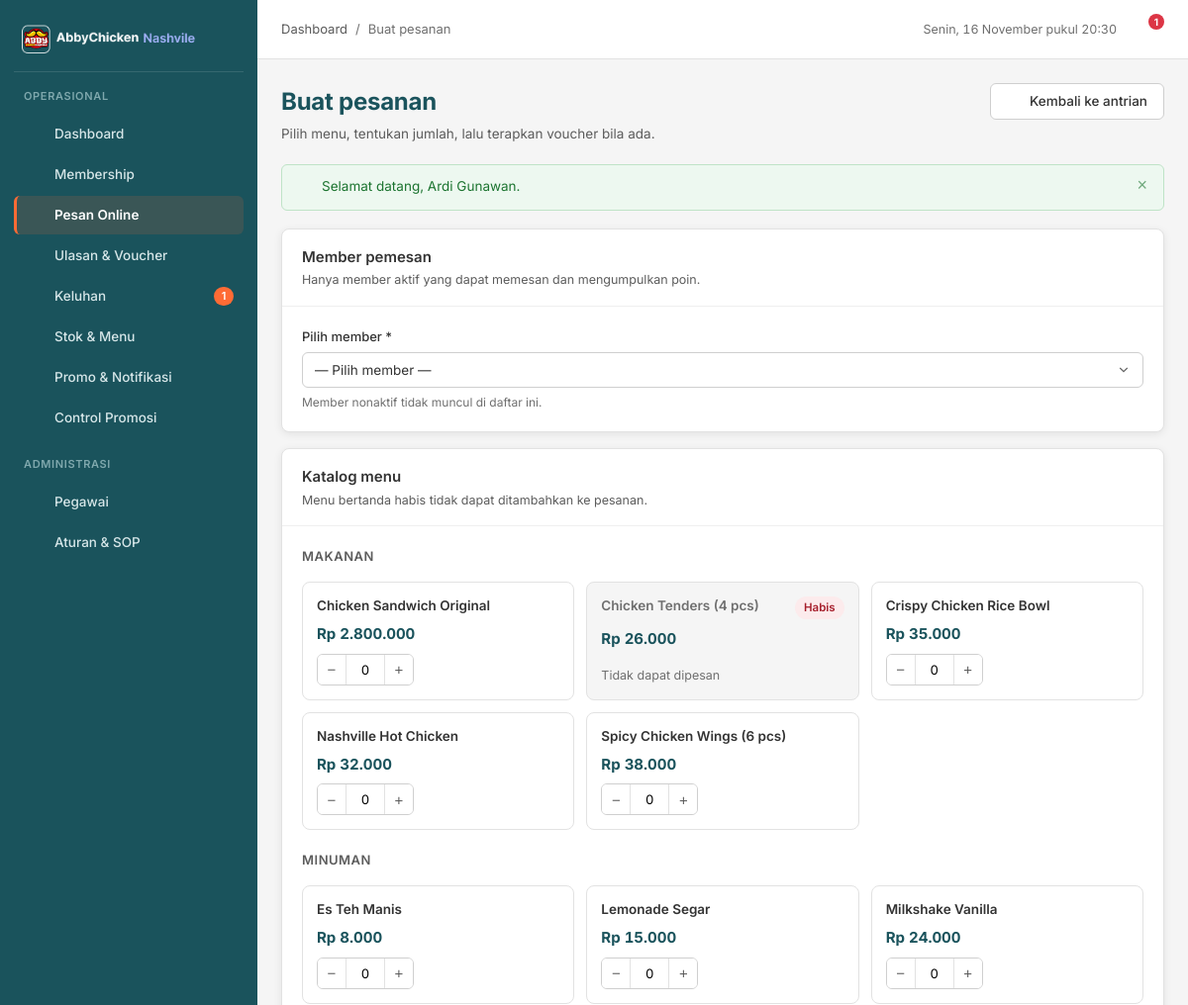
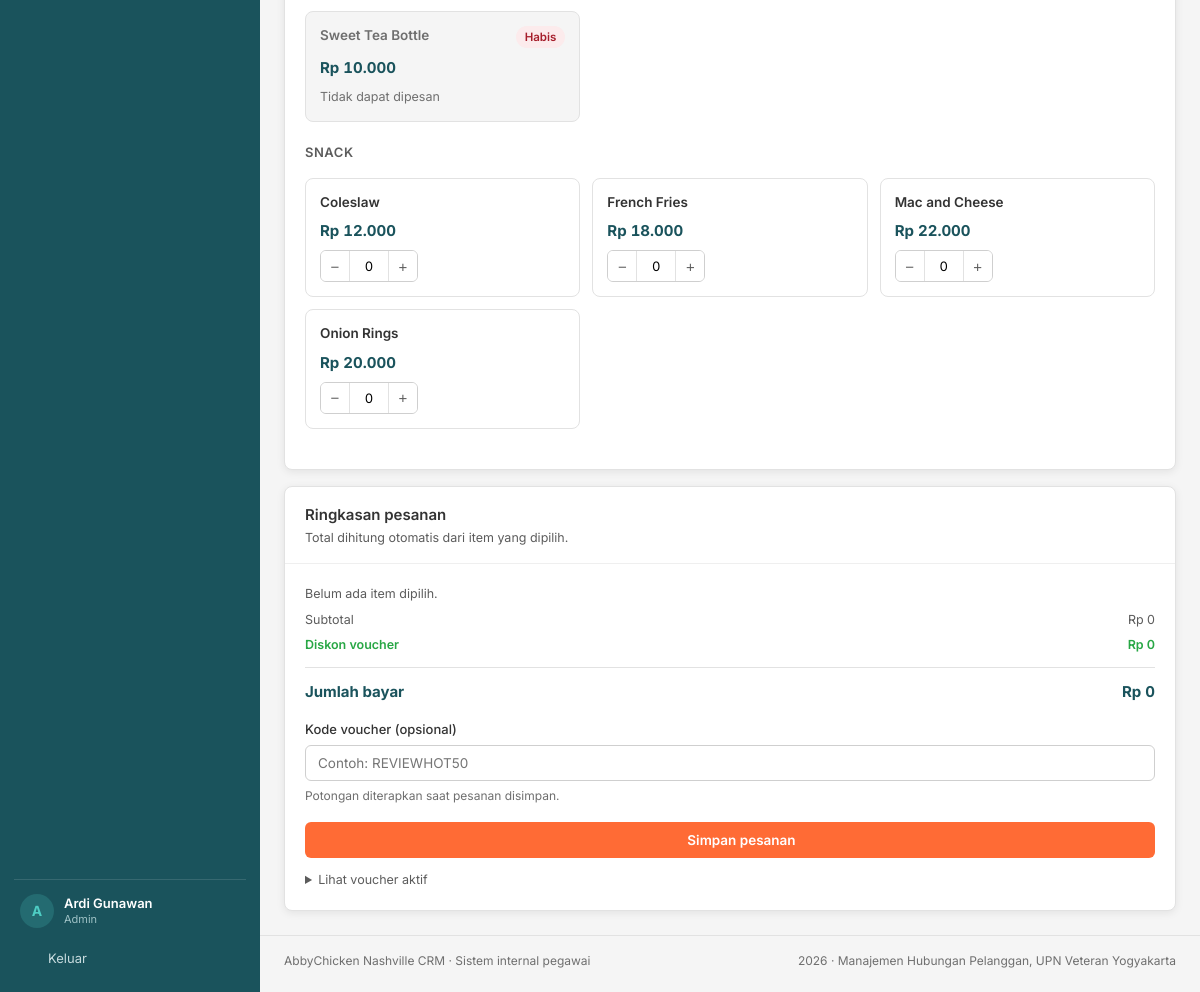
/pages/orders/buat.php (signed in), run on the app's committed database (2 pictures, top to bottom).
### tables this page shows
CREATE TABLE `menu` (
  `menu_id` int(11) NOT NULL AUTO_INCREMENT,
  `name` varchar(100) NOT NULL,
  `kategori` varchar(50) NOT NULL,
  `harga` decimal(10,2) NOT NULL,
  `status_ketersediaan` enum('tersedia','tidak tersedia') NOT NULL DEFAULT 'tersedia',
  `updated_at` timestamp NOT NULL DEFAULT current_timestamp() ON UPDATE current_timestamp(),
  PRIMARY KEY (`menu_id`),
  KEY `idx_menu_kategori` (`kategori`),
  KEY `idx_menu_status` (`status_ketersediaan`)
);

### pages/orders/buat.php (the view, shortened to what this page needs)
<?php
require_once __DIR__ . '/../../config/database.php';
$error = [];
$kode_voucher   = trim($_POST['kode_voucher'] ?? '');
$katalog = [];
$q = mysqli_query($conn, 'SELECT * FROM menu ORDER BY kategori ASC, name ASC');
while ($row = mysqli_fetch_assoc($q)) {
    $katalog[$row['kategori']][] = $row;
}
$page_actions  = '<a class="btn btn--secondary" href="' . e(base_url('pages/orders/index.php')) . '">' . icon('arrow-left', 16) . ' Kembali ke antrian</a>';
require_once __DIR__ . '/../../includes/header.php';
?>
<form method="post" action="" id="formPesanan" novalidate>
  <section class="detail-grid">
    <div class="stack">
      <article class="card">
        <div class="card__head">
          <div>
            <h2>Member pemesan</h2>
            <p>Hanya member aktif yang dapat memesan dan mengumpulkan poin.</p>
          </div>
        </div>
        <div class="card__body">
          <div class="form-grid form-grid--1">
            <div class="field">
              <label for="member_id">Pilih member <span aria-hidden="true">*</span></label>
              <select class="select<?= isset($error['member']) ? ' is-invalid' : '' ?>" id="member_id" name="member_id" required>
                <option value="">— Pilih member —</option>
              </select>
              <?php if (isset($error['member'])): ?>
                <span class="error"><?= e($error['member']) ?></span>
              <?php else: ?>
                <span class="hint">Member nonaktif tidak muncul di daftar ini.</span>
              <?php endif; ?>
            </div>
          </div>
        </div>
      </article>
      <article class="card">
        <div class="card__head">
          <div>
            <h2>Katalog menu</h2>
            <p>Menu bertanda habis tidak dapat ditambahkan ke pesanan.</p>
          </div>
        </div>
        <div class="card__body">
          <?php foreach ($katalog as $kategori => $daftar): ?>
            <div class="mb-20">
              <h3 class="mb-16" style="font-size:13px;text-transform:uppercase;letter-spacing:.04em;color:var(--gray-600)">
                <?= e($kategori) ?>
              </h3>
              <div class="menu-catalog">
                <?php foreach ($daftar as $m): ?>
                  <?php $habis = $m['status_ketersediaan'] !== 'tersedia'; ?>
                  <div class="menu-card<?= $habis ? ' is-unavailable' : '' ?>">
                    <div class="menu-card__top">
                      <span class="menu-card__name"><?= e($m['name']) ?></span>
                      <?= $habis ? '<span class="badge badge--danger">Habis</span>' : '' ?>
                    </div>
                    <p class="menu-card__price"><?= e(rupiah($m['harga'])) ?></p>
                    <div class="menu-card__foot">
                      <?php if ($habis): ?>
                        <span class="text-small">Tidak dapat dipesan</span>
                      <?php else: ?>
                        <div class="qty">
                          <button type="button" data-step="down" aria-label="Kurangi <?= e($m['name']) ?>">&minus;</button>
                          <input type="number" name="jumlah[<?= (int) $m['menu_id'] ?>]"
                                 data-harga="<?= (float) $m['harga'] ?>"
                                 data-nama="<?= e($m['name']) ?>"
                                 value="<?= (int) ($_POST['jumlah'][$m['menu_id']] ?? 0) ?>"
                                 min="0" max="50" step="1"
                                 aria-label="Jumlah <?= e($m['name']) ?>">
                          <button type="button" data-step="up" aria-label="Tambah <?= e($m['name']) ?>">+</button>
                        </div>
                      <?php endif; ?>
                    </div>
                  </div>
                <?php endforeach; ?>
              </div>
            </div>
          <?php endforeach; ?>
        </div>
      </article>
    </div>
    <aside class="summary">
      <article class="card">
        <div class="card__head">
          <div>
            <h2>Ringkasan pesanan</h2>
            <p>Total dihitung otomatis dari item yang dipilih.</p>
          </div>
        </div>
        <div class="card__body">
          <div class="summary__lines" id="ringkasanItem">
          </div>
          <div class="summary__row">
            <span>Subtotal</span>
            <span id="subtotalTeks">Rp 0</span>
          </div>
          <div class="summary__row summary__row--diskon" id="barisDiskon" hidden>
            <span>Diskon voucher</span>
            <span id="diskonTeks">Rp 0</span>
          </div>
          <div class="summary__total">
            <span>Jumlah bayar</span>
            <span id="totalTeks">Rp 0</span>
          </div>
          <div class="field mt-16">
            <label for="kode_voucher">Kode voucher (opsional)</label>
            <input class="input<?= isset($error['voucher']) ? ' is-invalid' : '' ?>" type="text" id="kode_voucher" name="kode_voucher"
                   value="<?= e($kode_voucher) ?>" placeholder="Contoh: REVIEWHOT50" autocomplete="off">
            <?php if (isset($error['voucher'])): ?>
              <span class="error"><?= e($error['voucher']) ?></span>
            <?php else: ?>
              <span class="hint">Potongan diterapkan saat pesanan disimpan.</span>
            <?php endif; ?>
          </div>
          <button class="btn btn--primary btn--block mt-16" type="submit" id="btnSimpan"><?= icon('check', 16) ?> Simpan pesanan</button>
          <details class="mt-12">
            <summary class="text-small text-muted" style="cursor:pointer">Lihat voucher aktif</summary>
          </details>
        </div>
      </article>
    </aside>
  </section>
</form>
<?php
require_once __DIR__ . '/../../includes/footer.php';
?>

### data on the page
menu: name "Chicken Sandwich Original", harga "Rp 2.800.000", menu_id "0"
menu: name "Chicken Tenders (4 pcs)", status_ketersediaan "Habis", harga "Rp 26.000"
menu: name "Crispy Chicken Rice Bowl", harga "Rp 35.000", menu_id "0"
menu: name "Nashville Hot Chicken", harga "Rp 32.000", menu_id "0"
menu: name "Spicy Chicken Wings (6 pcs)", harga "Rp 38.000", menu_id "0"
menu: name "Es Teh Manis", harga "Rp 8.000", menu_id "0"
menu: name "Lemonade Segar", harga "Rp 15.000", menu_id "0"
menu: name "Milkshake Vanilla", harga "Rp 24.000", menu_id "0"
menu: name "Sweet Tea Bottle", status_ketersediaan "Habis", harga "Rp 10.000"
menu: name "Coleslaw", harga "Rp 12.000", menu_id "0"
menu: name "French Fries", harga "Rp 18.000", menu_id "0"
menu: name "Mac and Cheese", harga "Rp 22.000", menu_id "0"
menu: name "Onion Rings", harga "Rp 20.000", menu_id "0"

### other printed values
$item['label'] "Dashboard"
$item['label'] "Membership"
$item['label'] "Pesan Online"
$item['label'] "Ulasan & Voucher"
$item['label'] "Keluhan"
$tiket_terbuka "1"
$item['label'] "Stok & Menu"
$item['label'] "Promo & Notifikasi"
$item['label'] "Control Promosi"
$item['label'] "Pegawai"
$item['label'] "Aturan & SOP"
mb_substr($nama_pegawai, 0, 1) "A"
$nama_pegawai "Ardi Gunawan"
$role_pegawai "Admin"
$page_title "Buat pesanan"
